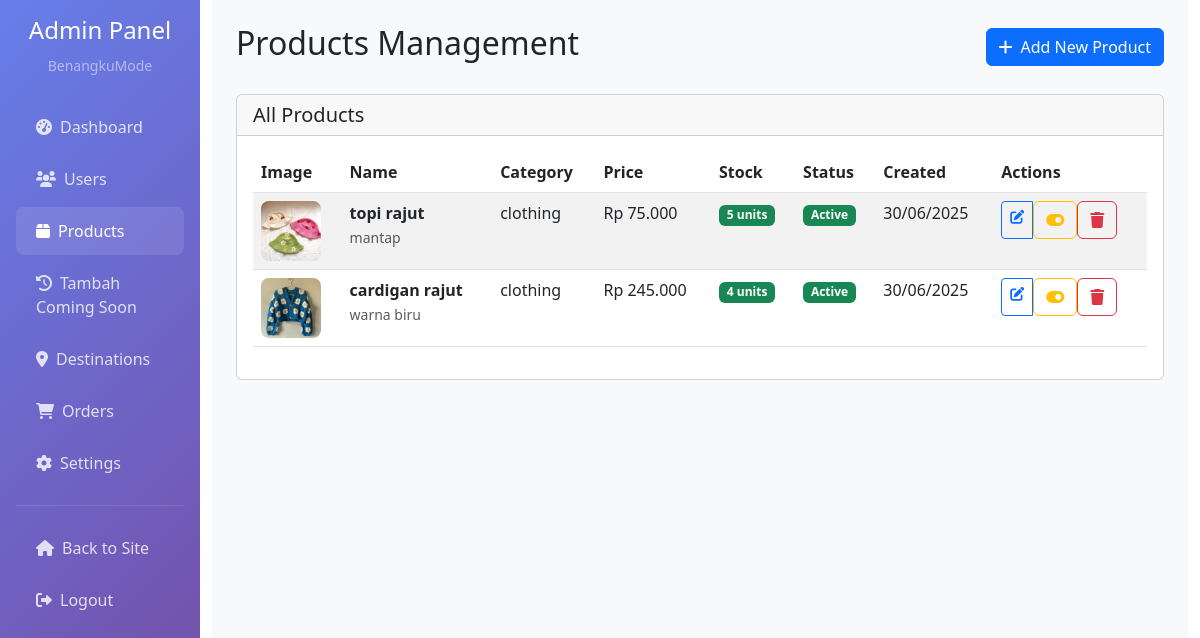
Page /admin/products.php (signed in) on the earlier database version.
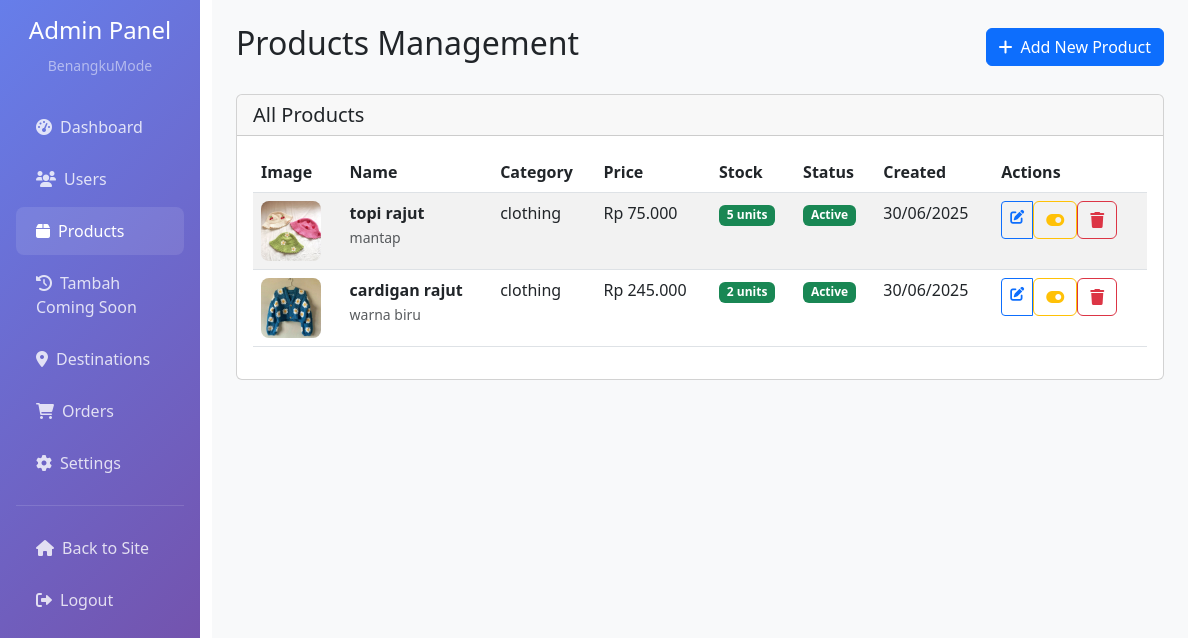
Same page on the later database version.
### tables this page shows
CREATE TABLE `products` (
  `id` int(11) NOT NULL,
  `name` varchar(200) NOT NULL,
  `description` text DEFAULT NULL,
  `price` decimal(10,2) NOT NULL,
  `category_id` int(11) DEFAULT NULL,
  `image` varchar(255) DEFAULT NULL,
  `images` longtext DEFAULT NULL CHECK (json_valid(`images`)),
  `stock_quantity` int(11) DEFAULT 0,
  `is_active` tinyint(1) DEFAULT 1,
  `is_featured` tinyint(1) DEFAULT 0,
  `created_at` timestamp NOT NULL DEFAULT current_timestamp(),
  `updated_at` timestamp NOT NULL DEFAULT current_timestamp() ON UPDATE current_timestamp()
);

CREATE TABLE `product_categories` (
  `id` int(11) NOT NULL,
  `name` varchar(100) NOT NULL,
  `description` text DEFAULT NULL,
  `image` varchar(255) DEFAULT NULL,
  `is_active` tinyint(1) DEFAULT 1,
  `created_at` timestamp NOT NULL DEFAULT current_timestamp()
);

### config/database.php (called while the page is built, shortened)
<?php
function formatCurrency($amount) {
    return 'Rp ' . number_format($amount, 0, ',', '.');
}
?>

### admin/products.php (the view, shortened to what this page needs)
<?php
require_once '../config/database.php';
$conn = getDbConnection();
$sql = "SELECT
            products.*,
            product_categories.name AS category
        FROM
            products
        LEFT JOIN
            product_categories
        ON
            products.category_id = product_categories.id
        ORDER BY
            products.created_at DESC";
$result = mysqli_query($conn, $sql);
?>
<!DOCTYPE html>
<html lang="id">
<head>
    <link href="https://cdn.jsdelivr.net/npm/bootstrap@5.3.0/dist/css/bootstrap.min.css" rel="stylesheet">
    <link href="https://cdnjs.cloudflare.com/ajax/libs/font-awesome/6.0.0/css/all.min.css" rel="stylesheet">
</head>
<body>
    <div class="container-fluid">
        <div class="row">
            <div class="col-md-3 col-lg-2 px-0">
                <div class="sidebar p-3">
                    <div class="text-center mb-4">
                        <h4 class="text-white">Admin Panel</h4>
                        <small class="text-white-50">BenangkuMode</small>
                    </div>
                    <nav class="nav flex-column">
                        <a class="nav-link" href="dashboard.php">
                            <i class="fas fa-tachometer-alt me-2"></i>Dashboard
                        </a>
                        <a class="nav-link" href="users.php">
                            <i class="fas fa-users me-2"></i>Users
                        </a>
                        <a class="nav-link active" href="products.php">
                            <i class="fas fa-box me-2"></i>Products
                        </a>
                        <a class="nav-link" href="add_comingsoon.php">
                            <i class="fas fa-clock-rotate-left me-2"></i>Tambah Coming Soon
                        </a>
                        <a class="nav-link" href="destinations.php">
                            <i class="fas fa-map-marker-alt me-2"></i>Destinations
                        </a>
                        <a class="nav-link" href="orders.php">
                            <i class="fas fa-shopping-cart me-2"></i>Orders
                        </a>
                        <a class="nav-link" href="settings.php">
                            <i class="fas fa-cog me-2"></i>Settings
                        </a>
                        <hr class="text-white-50">
                        <a class="nav-link" href="../index.php">
                            <i class="fas fa-home me-2"></i>Back to Site
                        </a>
                        <a class="nav-link" href="../logout.php">
                            <i class="fas fa-sign-out-alt me-2"></i>Logout
                        </a>
                    </nav>
                </div>
            </div>
            <div class="col-md-9 col-lg-10">
                <div class="main-content p-4">
                    <div class="d-flex justify-content-between align-items-center mb-4">
                        <h2>Products Management</h2>
                        <a href="add_product.php" class="btn btn-primary">
                            <i class="fas fa-plus me-2"></i>Add New Product
                        </a>
                    </div>
                    <div class="card">
                        <div class="card-header">
                            <h5 class="mb-0">All Products</h5>
                        </div>
                        <div class="card-body">
                            <div class="table-responsive">
                                <table class="table table-striped">
                                    <thead>
                                        <tr>
                                            <th>Image</th>
                                            <th>Name</th>
                                            <th>Category</th>
                                            <th>Price</th>
                                            <th>Stock</th>
                                            <th>Status</th>
                                            <th>Created</th>
                                            <th>Actions</th>
                                        </tr>
                                    </thead>
                                    <tbody>
                                        <?php while ($product = mysqli_fetch_assoc($result)): ?>
                                            <tr>
                                                <td>
                                                    <?php if ($product['image']): ?>
                                                        <img src="../assets/images/products/<?php echo htmlspecialchars($product['image']); ?>"
                                                             alt="<?php echo htmlspecialchars($product['name']); ?>"
                                                             class="product-image">
                                                    <?php else: ?>
                                                        <div class="product-image bg-light d-flex align-items-center justify-content-center">
                                                            <i class="fas fa-image text-muted"></i>
                                                        </div>
                                                    <?php endif; ?>
                                                </td>
                                                <td>
                                                    <strong><?php echo htmlspecialchars($product['name']); ?></strong>
                                                    <br>
                                                    <small class="text-muted"><?php echo htmlspecialchars($product['description']); ?></small>
                                                </td>
                                                <td><?php echo htmlspecialchars($product['category']); ?></td>
                                                <td><?php echo formatCurrency($product['price']); ?></td>
                                                <td>
                                                    <span class="badge bg-<?php echo $product['stock_quantity'] > 0 ? 'success' : 'danger'; ?>">
                                                        <?php echo $product['stock_quantity']; ?> units
                                                    </span>
                                                </td>
                                                <td>
                                                    <span class="badge bg-<?php echo $product['is_active'] ? 'success' : 'secondary'; ?>">
                                                        <?php echo $product['is_active'] ? 'Active' : 'Inactive'; ?>
                                                    </span>
                                                </td>
                                                <td><?php echo date('d/m/Y', strtotime($product['created_at'])); ?></td>
                                                <td>
                                                    <div class="btn-group btn-group-sm">
                                                        <a href="edit_product.php?id=<?php echo $product['id']; ?>"
                                                           class="btn btn-outline-primary">
                                                            <i class="fas fa-edit"></i>
                                                        </a>
                                                        <form method="POST" style="display: inline;"
                                                              onsubmit="return confirm('Are you sure you want to toggle this product status?')">
                                                            <button type="submit" class="btn btn-outline-warning">
                                                                <i class="fas fa-toggle-on"></i>
                                                            </button>
                                                        </form>
                                                        <form method="POST" style="display: inline;"
                                                              onsubmit="return confirm('Are you sure you want to delete this product?')">
                                                            <button type="submit" class="btn btn-outline-danger">
                                                                <i class="fas fa-trash"></i>
                                                            </button>
                                                        </form>
                                                    </div>
                                                </td>
                                            </tr>
                                        <?php endwhile; ?>
                                    </tbody>
                                </table>
                            </div>
                        </div>
                    </div>
                </div>
            </div>
        </div>
    </div>
</body>
</html>

### admin/products.php (style rules this page uses)
.sidebar { min-height: 100vh; background: linear-gradient(135deg, #667eea 0%, #764ba2 100%); }
.sidebar .nav-link { color: rgba(255,255,255,0.8); padding: 12px 20px; border-radius: 8px; margin: 2px 0; }
.sidebar .nav-link:hover, .sidebar .nav-link.active { color: white; background: rgba(255,255,255,0.1); }
.main-content { background: #f8f9fa; min-height: 100vh; }
.product-image { width: 60px; height: 60px; object-fit: cover; border-radius: 8px; }

Differences in the rows shown:
changed products "cardigan rajut": stock_quantity "4" → "2"
